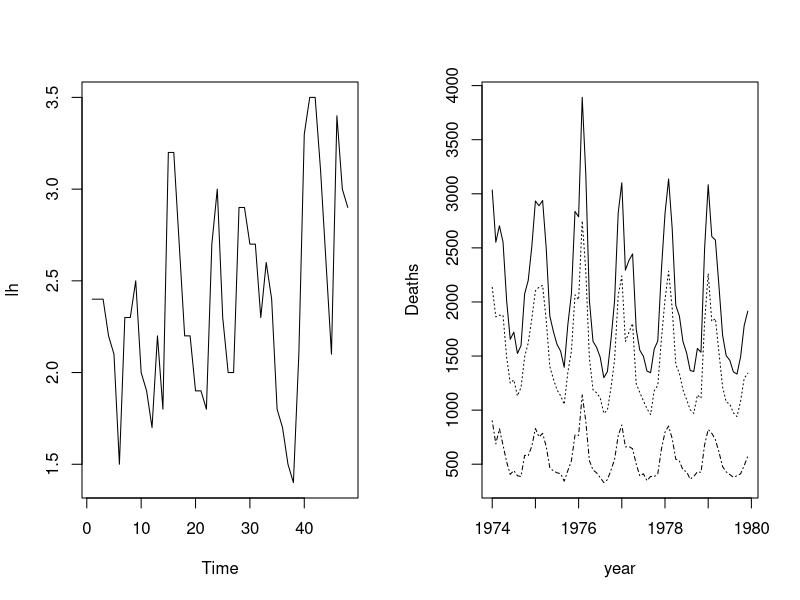
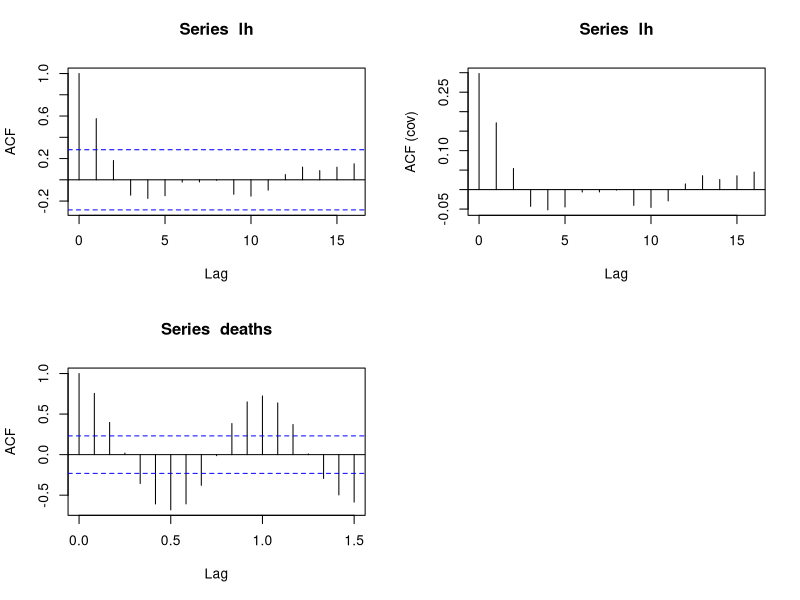
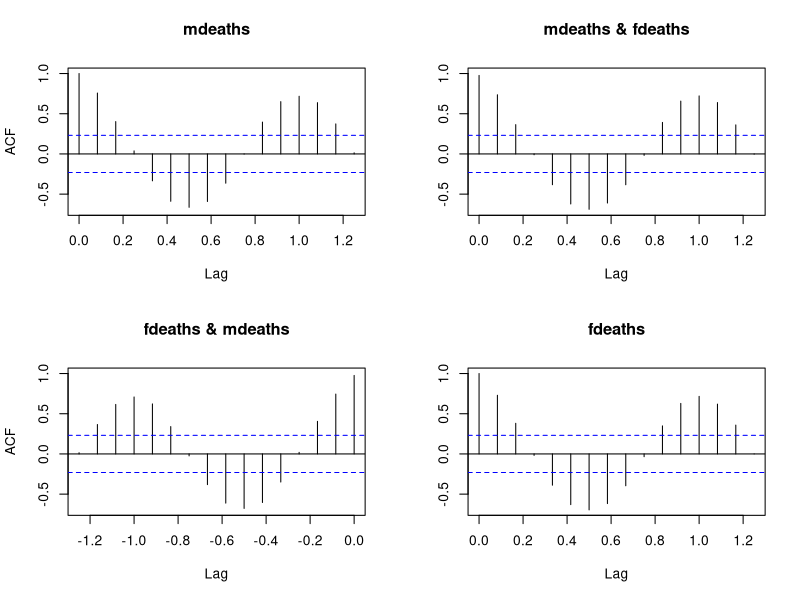
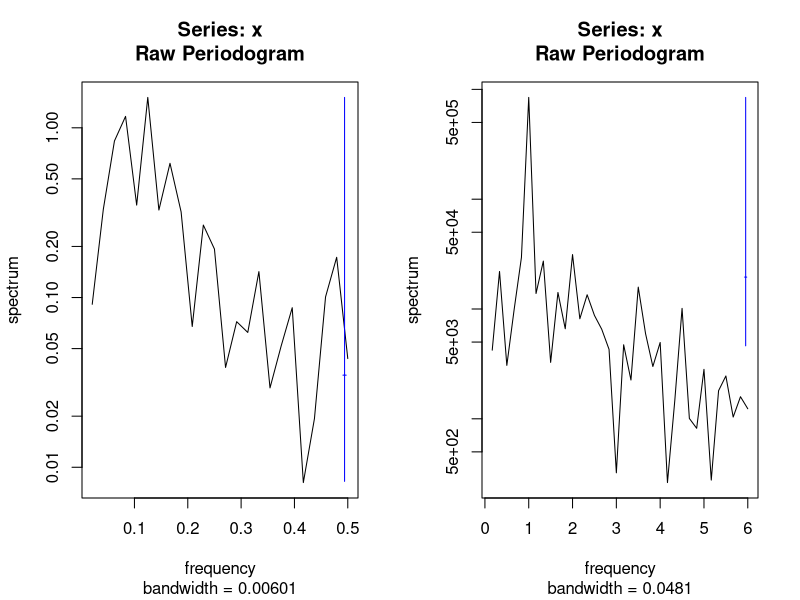
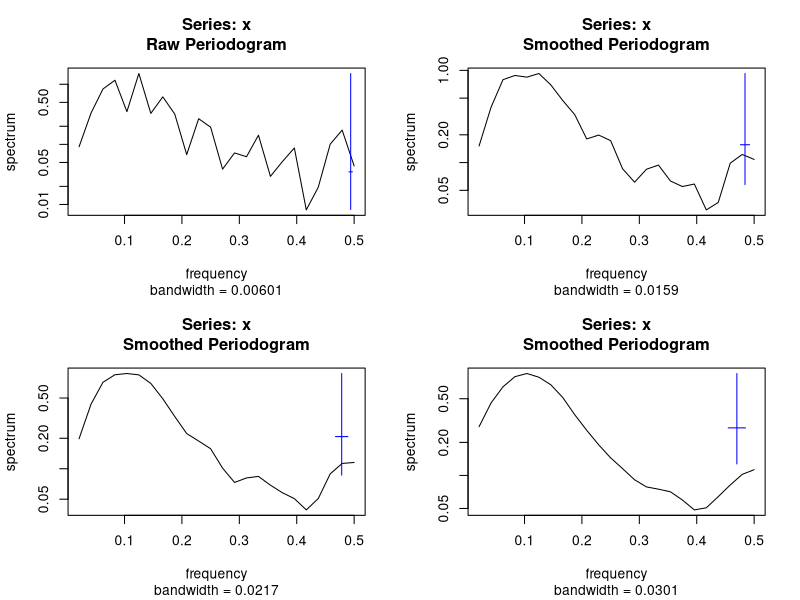
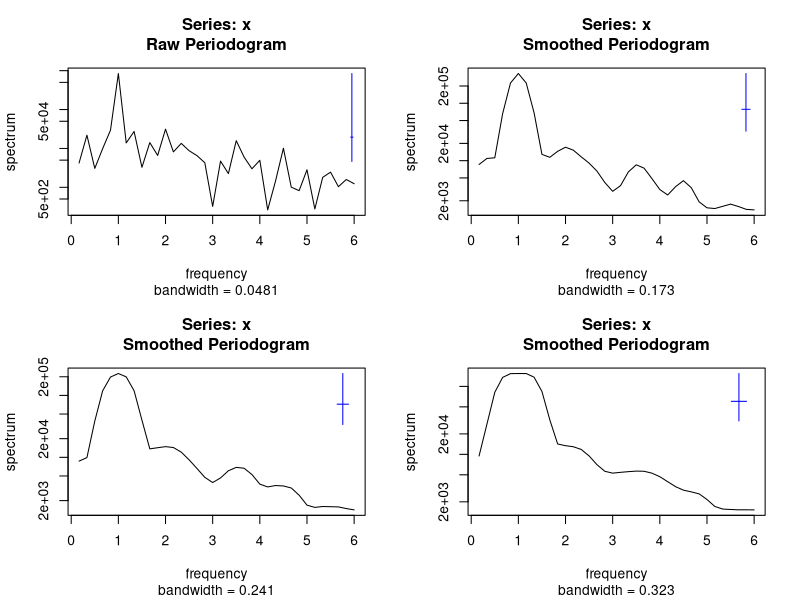
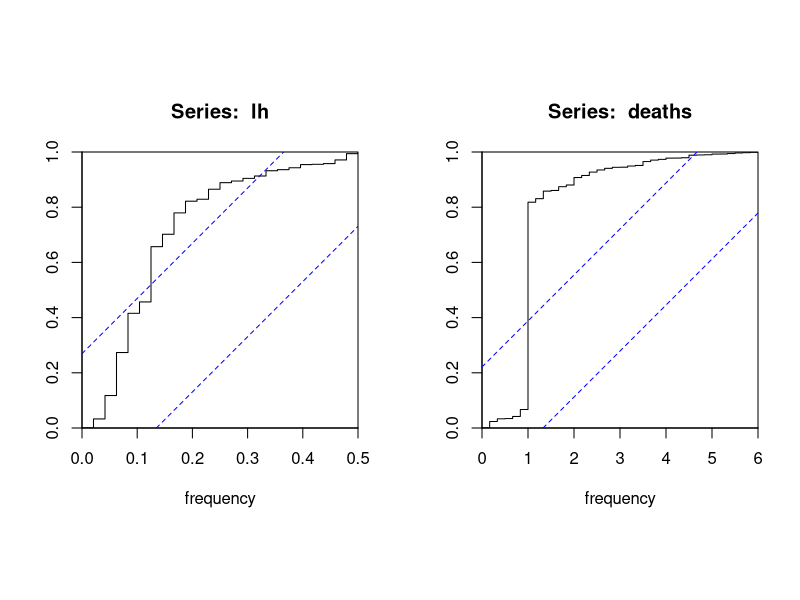
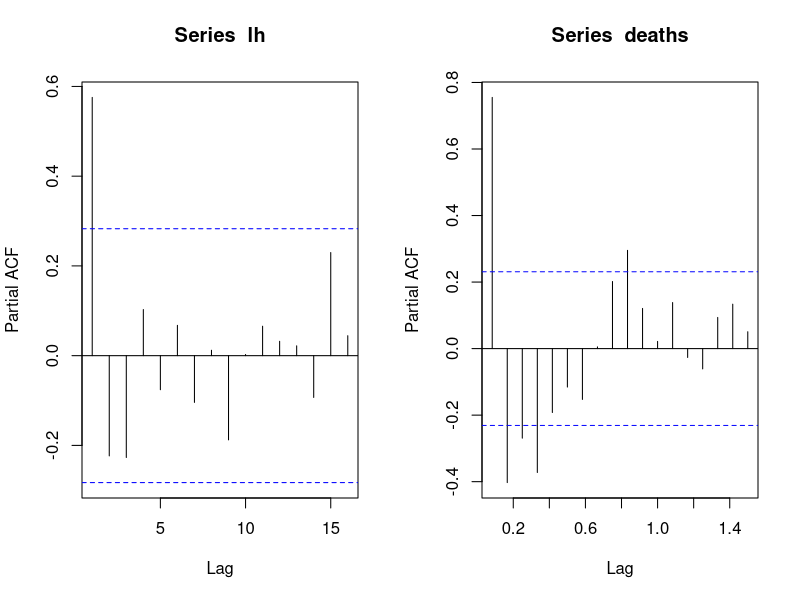

Reproduce these figures in R, in order.
## ---- chunk 1
knitr::opts_chunk$set(echo = TRUE)
knitr::opts_chunk$set(fig.align = "center")
knitr::opts_chunk$set(fig.width = 8)
knitr::opts_chunk$set(fig.height = 4)
## ---- chunk 2
lh
## ---- chunk 3
library(MASS)
deaths
tsp(deaths)
start(deaths)
end(deaths)
frequency(deaths)
cycle(deaths)
## ---- chunk 4
par(mfrow = c(1, 2))
ts.plot(lh)
ts.plot(deaths, mdeaths, fdeaths,
        lty = c(1, 3, 4), xlab = "year", ylab = "Deaths")
## ---- chunk 5
aggregate(deaths, nfrequency = 4, FUN = sum)
aggregate(deaths, nfrequency = 1, FUN = mean)
## ---- chunk 6
par(mfrow = c(2, 2))
acf(lh)
acf(lh, type = "covariance")
acf(deaths)
acf(ts.union(mdeaths, fdeaths))
## ---- chunk 7
par(mfrow = c(1, 2))
spectrum(lh)
spectrum(deaths)
## ---- chunk 8
par(mfrow = c(2, 2))
spectrum(lh)
spectrum(lh, spans = 3)
spectrum(lh, spans = c(3, 3))
spectrum(lh, spans = c(3, 5))
## ---- chunk 9
spectrum(deaths)
spectrum(deaths, spans = c(3, 3))
spectrum(deaths, spans = c(3, 5))
spectrum(deaths, spans = c(3, 7))
## ---- chunk 10
par(mfrow = c(1, 2))
cpgram(lh)
cpgram(deaths)
## ---- chunk 11
ts.sim <- arima.sim(list(order = c(1, 1, 0), ar = 0.7), n = 200)
## ---- chunk 12
par(mfrow = c(1, 2))
acf(lh, type = "partial")
acf(deaths, type = "partial")
## ---- chunk 13
(lh.ar1 <- ar(lh, aic = F, order.max = 1))
cpgram(lh.ar1$resid, main = "AR(1) fit to lh")
(lh.ar <- ar(lh, order.max = 9))
lh.ar$aic
cpgram(lh.ar$resid, main = "AR(3) fit to lh")
## ---- chunk 14
(lh.arima1 <- arima(lh, order = c(1, 0, 0)))
tsdiag(lh.arima1)
(lh.arima3 <- arima(lh, order = c(3, 0, 0)))
tsdiag(lh.arima3)
(lh.arima11 <- arima(lh, order = c(1, 0, 1)))
tsdiag(lh.arima11)
## ---- chunk 15
par(mfrow = c(1, 1))
lh.fore <- predict(lh.arima3, 12)
ts.plot(lh, lh.fore$pred, lh.fore$pred + 2 * lh.fore$se,
        lh.fore$pred - 2 * lh.fore$se)
## ---- chunk 16
deaths.stl <- stl(deaths, "periodic")
dsd <- deaths.stl$rem
ts.plot(deaths, deaths.stl$sea, dsd)
## ---- chunk 17
#ts.plot(dsd)
#acf(dsd, type = "partial")
#ts.plot(dsd); acf(dsd); 
